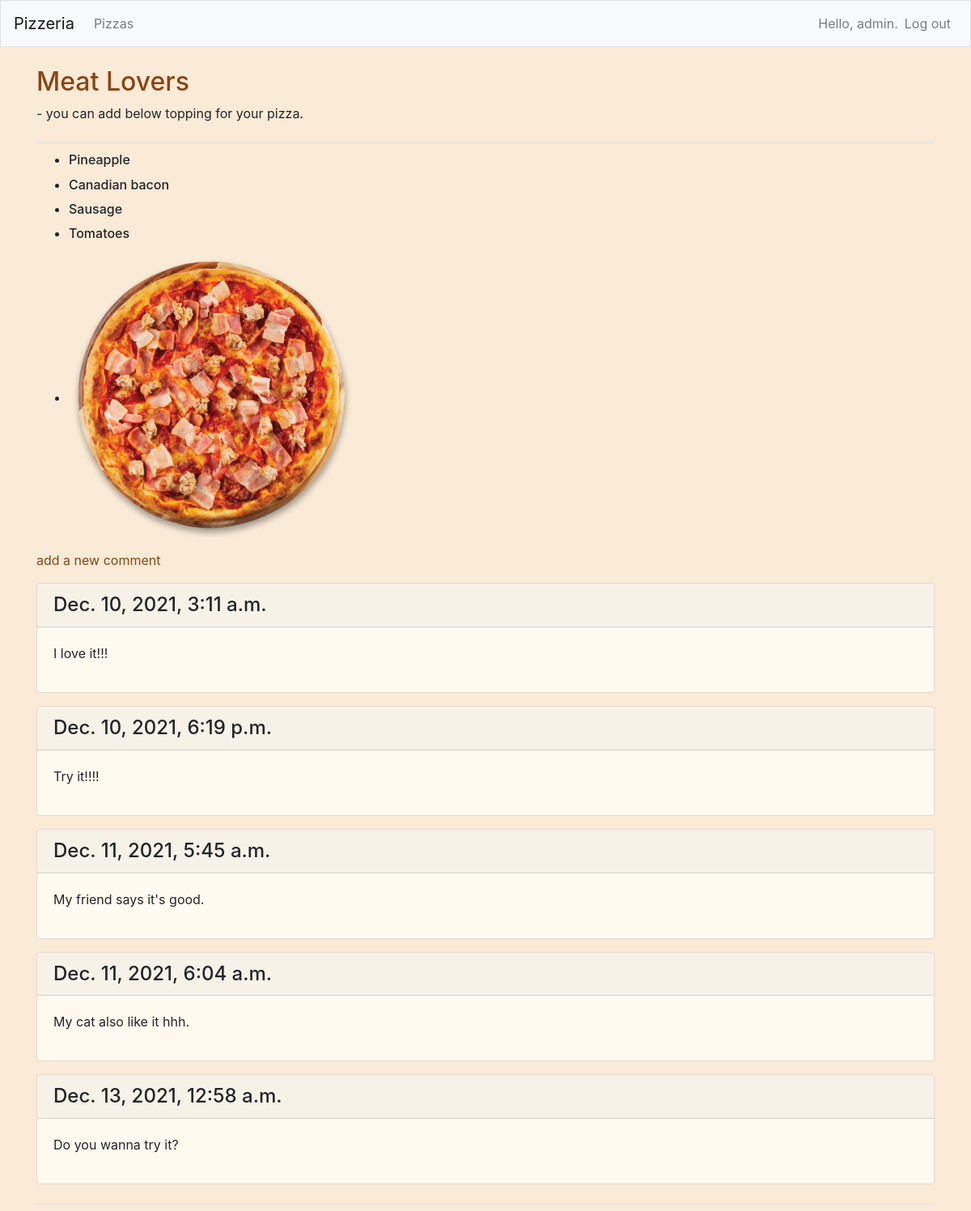
The app's page /pizza1/3/ (signed in) with its own data.
### pizzas/models.py (models this page shows, shortened)
class Pizza(models.Model):
    name = models.CharField(max_length=200)
    date_added = models.DateTimeField(auto_now_add=True)
    def __str__(self):
        return self.name

class Topping(models.Model):
    pizza = models.ForeignKey(Pizza, on_delete=models.CASCADE)
    name = models.CharField(max_length=200)
    def __str__(self):
        return self.name

class Image(models.Model):
    pizza = models.ForeignKey(Pizza, on_delete=models.CASCADE)
    image = models.ImageField()

class Comment(models.Model):
    pizza = models.ForeignKey(Pizza, on_delete=models.CASCADE)
    text = models.TextField()
    date_added = models.DateTimeField(auto_now_add=True)
    class Meta:
        verbose_name_plural = 'Comments'

### pizzas/views.py (the view)
# urls.py: path('pizza1/<int:pizza2_id>/', views.pizza2, name='pizza2'),
def pizza2(request, pizza2_id):
    pizza2 = Pizza.objects.get(id=pizza2_id)
    toppings = pizza2.topping_set.all()
    comments = pizza2.comment_set.all()
    image  = Image.objects.get(pizza=pizza2)
    print(image)
    context = {'pizza2':pizza2, 'toppings':toppings, 'comments':comments, 'image':image}
    return render(request, 'pizzas/pizza2.html', context)

### pizzas/templates/pizzas/pizza2.html
{% extends "pizzas/base.html" %}
{% load static %}
{% block page_header %}
<h3 style="font-size:xx-large; color: saddlebrown;">{{ pizza2 }}</h3>
<p style="font-size:medium;">  - you can add below topping for your pizza.</p>
{% endblock page_header %}
{% block content %}
<ul>
    {% for t in toppings %}
    <li><h3 style="font-size:medium;">
        {{ t }}
    </h3></li>
    {% empty %}
    <li><h3>No pizza's topping have been added yet.</h3></li>
    {% endfor %}
</ul>
<ul>
    <li><h3>
        <img src="{{ image.image.url }}" alt="Pizzeria" width="350" height="350">
    </h3></li>
</ul>
<p>
    <a href="{% url 'pizzas:new_comment' pizza2.id %}" style="color: saddlebrown;"> add a new comment</a>
</p>
{% for c in comments %}
<div class="card mb-3" style="background-color:floralwhite;">
    <h4 class="card-header">
        {{ c.date_added }}
    </h4>
    <div class="card-body">
        {{ c.text|linebreaks }}
    </div>
</div>
{% empty %}
<li> There are no comment for this pizza yet.</li>
{% endfor %}
{% endblock content %}

### pizzas/templates/pizzas/base.html (shortened to what this page needs)
{% load bootstrap4 %}
<!doctype html>
<html lang="en">
<head>
    {% bootstrap_css %}
</head>
<body style="background-color:antiquewhite">
    <nav class="navbar navbar-expand-md navbar-light bg-light mb-4 border">
        <a class="navbar-brand" href="{% url 'pizzas:index'%}">
            Pizzeria</a>
        <div class="collapse navbar-collapse" id="navbarCollapse">
            <ul class="navbar-nav mr-auto">
                <li class="nav-item">
                    <a class="nav-link" href="{% url 'pizzas:pizza1'%}">
                        Pizzas</a></li>
            </ul>
            <ul class="navbar-nav ml-auto">
                {% if user.is_authenticated %}
                    <li class="nav-item">
                        <span class="navbar-text">Hello, {{ user.username }}.</span>
                    </li>
                    <li class="nav-item">
                        <a class="nav-link" href="{% url 'users:logout' %}">Log out</a>
                    </li>
                {% else %}
                    <li class="nav-item">
                        <a class="nav-link" href="{% url 'users:register' %}">Register</a>
                    </li>
                    <li class="nav-item">
                        <a class="nav-link" href="{% url 'users:login' %}">Log in</a></li>
                {% endif %}
            </ul>
        </div>
    </nav>
    <main role="main" class="container">
        <div class="pb-2 mb-2 border-bottom">
            {% block page_header %}{% endblock page_header %}
        </div>
        <div class="pb-2 mb-2 border-bottom">
            {% block content %}{% endblock content %}
        </div>
    </main>
</body>
</html>

### records on screen
Pizza: name "Meat Lovers"
Topping: name "Pineapple"
Topping: name "Canadian bacon"
Topping: name "Sausage"
Topping: name "Tomatoes"
Image: image (picture)
Comment: date_added "Dec. 10, 2021, 3:11 a.m.", text "I love it!!!"
Comment: date_added "Dec. 10, 2021, 6:19 p.m.", text "Try it!!!!"
Comment: date_added "Dec. 11, 2021, 5:45 a.m.", text "My friend says it's good."
Comment: date_added "Dec. 11, 2021, 6:04 a.m.", text "My cat also like it hhh."
Comment: date_added "Dec. 13, 2021, 12:58 a.m.", text "Do you wanna try it?"

### other values on screen
{{ user.username }} "admin"
